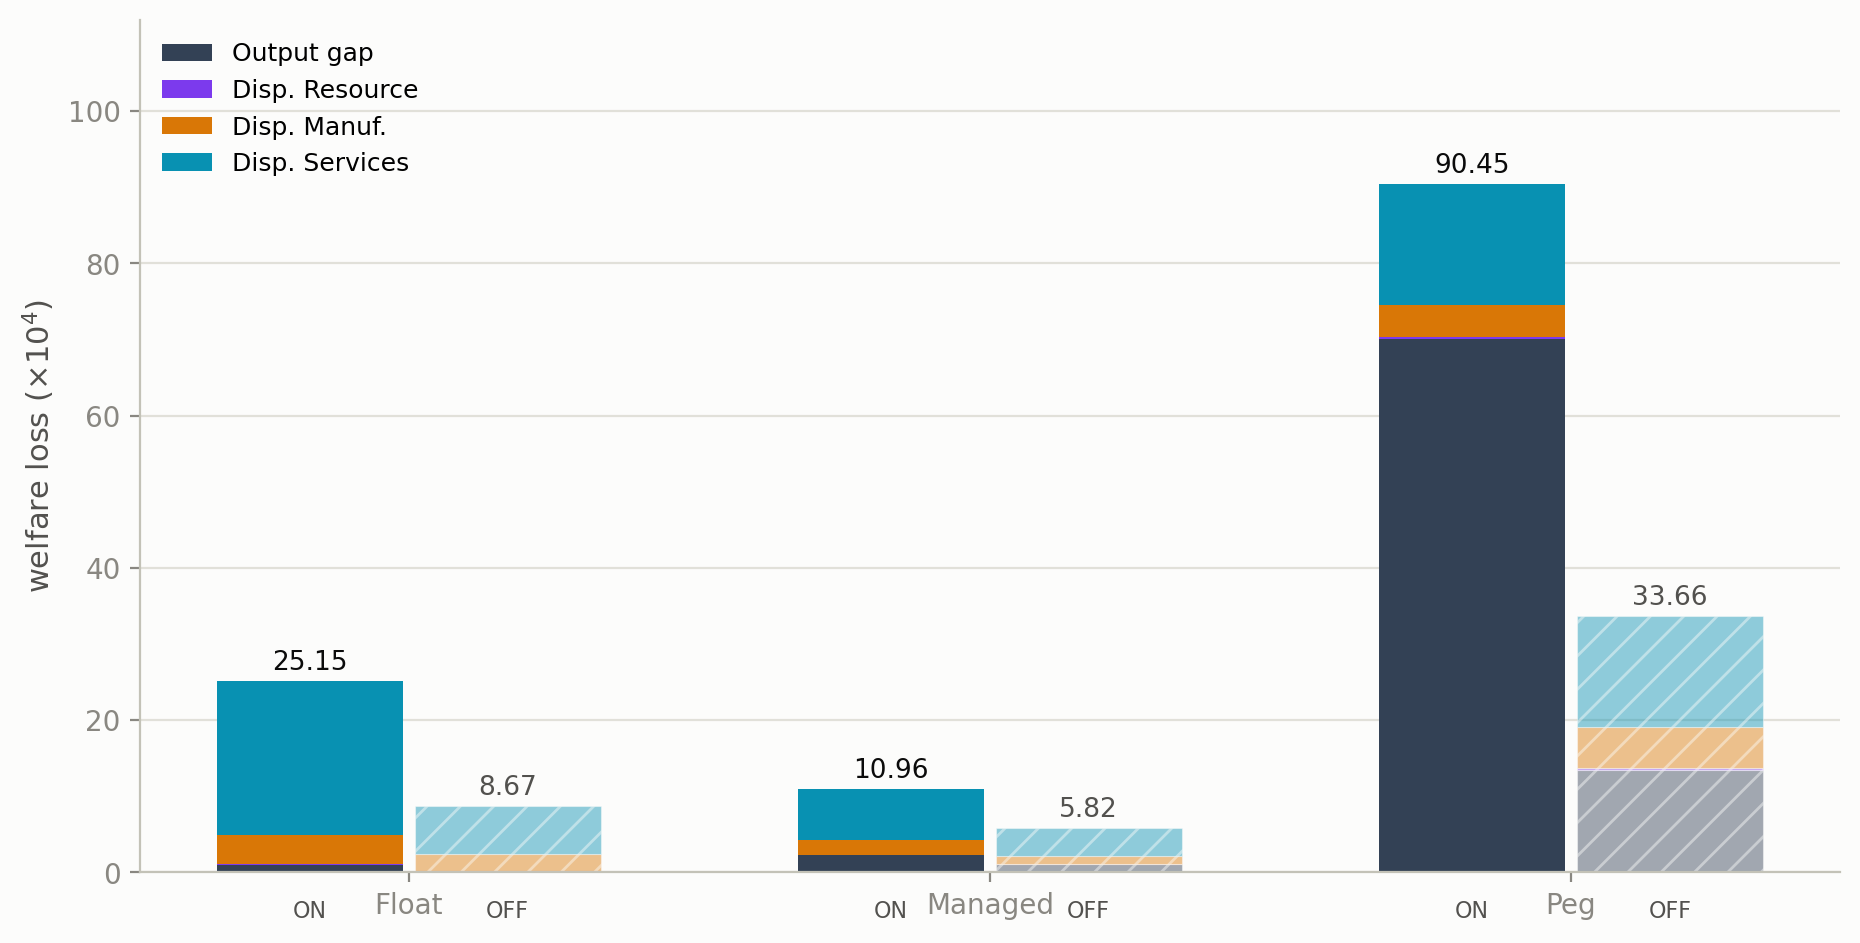

Generate this figure with Python:
import matplotlib
matplotlib.use("Agg")
import matplotlib.pyplot as plt
import numpy as np

regimes = ["Float", "Managed", "Peg"]

# Network ON (baseline, real Chile Omega^H) -- from results_chile_exp
on = dict(
    output_gap=[0.9804, 2.2938, 70.0119],
    disp_resource=[0.0499, 0.0355, 0.2679],
    disp_manuf=[3.8667, 1.9162, 4.2843],
    disp_services=[20.2549, 6.7129, 15.8813],
)
# Network OFF (Omega^H = 0) -- from results_chile_exp_nonetwork
off = dict(
    output_gap=[0.2010, 1.1358, 13.4888],
    disp_resource=[0.0276, 0.0153, 0.2650],
    disp_manuf=[2.2295, 0.9361, 5.3166],
    disp_services=[6.2151, 3.7357, 14.5904],
)

COLOR_OUTPUT_GAP = "#334155"
COLOR_RESOURCE = "#7c3aed"
COLOR_MANUF = "#d97706"
COLOR_SERVICES = "#0891b2"
SURFACE = "#fcfcfb"

fig, ax = plt.subplots(figsize=(9.4, 4.8), dpi=200)
fig.patch.set_facecolor(SURFACE)
ax.set_facecolor(SURFACE)

x = np.arange(len(regimes))
width = 0.32
gap = 0.02
x_on = x - width / 2 - gap / 2
x_off = x + width / 2 + gap / 2

series = [
    ("Output gap", "output_gap", COLOR_OUTPUT_GAP),
    ("Disp. Resource", "disp_resource", COLOR_RESOURCE),
    ("Disp. Manuf.", "disp_manuf", COLOR_MANUF),
    ("Disp. Services", "disp_services", COLOR_SERVICES),
]

bottom_on = np.zeros(len(regimes))
for label, key, color in series:
    vals = np.array(on[key])
    ax.bar(x_on, vals, width, bottom=bottom_on, color=color, label=label)
    bottom_on += vals

bottom_off = np.zeros(len(regimes))
for label, key, color in series:
    vals = np.array(off[key])
    ax.bar(x_off, vals, width, bottom=bottom_off, color=color, alpha=0.45, hatch="//", edgecolor=SURFACE, linewidth=0.4)
    bottom_off += vals

for i in range(len(regimes)):
    ax.text(x_on[i], bottom_on[i] + 1.5, f"{bottom_on[i]:.2f}", ha="center", fontsize=9.5, color="#0b0b0b")
    ax.text(x_off[i], bottom_off[i] + 1.5, f"{bottom_off[i]:.2f}", ha="center", fontsize=9.5, color="#52514e")
    ax.text(x_on[i], -6, "ON", ha="center", fontsize=8, color="#52514e")
    ax.text(x_off[i], -6, "OFF", ha="center", fontsize=8, color="#52514e")

ax.set_xticks(x)
ax.set_xticklabels(regimes, fontsize=12, color="#0b0b0b")
ax.set_ylabel("welfare loss ($\\times10^4$)", fontsize=11, color="#52514e")
ax.set_ylim(0, 112)
ax.legend(loc="upper left", frameon=False, fontsize=9)
ax.spines["top"].set_visible(False)
ax.spines["right"].set_visible(False)
ax.spines["left"].set_color("#c3c2b7")
ax.spines["bottom"].set_color("#c3c2b7")
ax.tick_params(colors="#898781", labelsize=10)
ax.yaxis.grid(True, color="#e1e0d9", linewidth=0.8, zorder=0)
ax.set_axisbelow(True)

fig.tight_layout()
fig.savefig("welfare_gap_dispersion.pdf", facecolor=fig.get_facecolor(), bbox_inches="tight")
fig.savefig("welfare_gap_dispersion.png", facecolor=fig.get_facecolor(), bbox_inches="tight")
print("saved")
